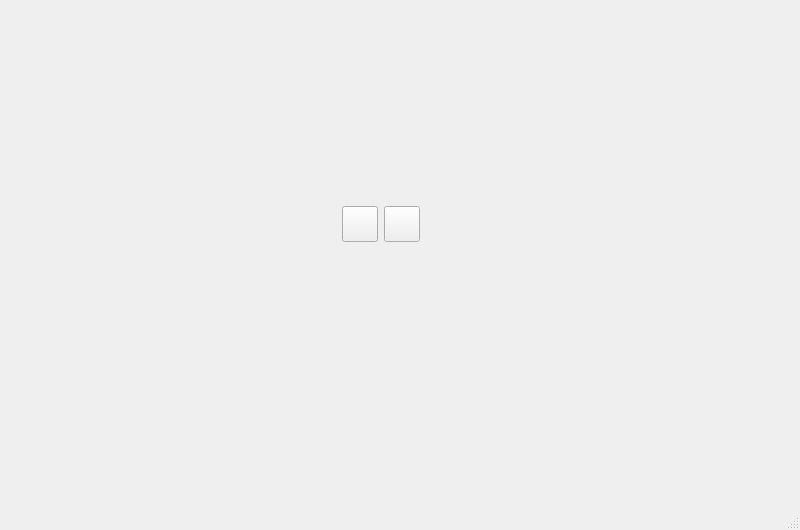
<?xml version="1.0" encoding="UTF-8"?>
<ui version="4.0">
 <class>MainWindow</class>
 <widget class="QMainWindow" name="MainWindow">
  <property name="geometry">
   <rect>
    <x>0</x>
    <y>0</y>
    <width>800</width>
    <height>530</height>
   </rect>
  </property>
  <property name="windowTitle">
   <string>MainWindow</string>
  </property>
  <widget class="QWidget" name="centralwidget">
   <widget class="QWidget" name="horizontalLayoutWidget">
    <property name="geometry">
     <rect>
      <x>0</x>
      <y>0</y>
      <width>762</width>
      <height>449</height>
     </rect>
    </property>
    <layout class="QHBoxLayout" name="horizontalLayout_3">
     <item>
      <spacer name="horizontalSpacer">
       <property name="orientation">
        <enum>Qt::Horizontal</enum>
       </property>
       <property name="sizeHint" stdset="0">
        <size>
         <width>40</width>
         <height>20</height>
        </size>
       </property>
      </spacer>
     </item>
     <item>
      <widget class="QWidget" name="widget_2" native="true">
       <layout class="QHBoxLayout" name="horizontalLayout_4">
        <item>
         <widget class="QPushButton" name="pushButton">
          <property name="minimumSize">
           <size>
            <width>36</width>
            <height>36</height>
           </size>
          </property>
          <property name="maximumSize">
           <size>
            <width>36</width>
            <height>36</height>
           </size>
          </property>
          <property name="text">
           <string/>
          </property>
          <property name="icon">
           <iconset resource="../resource.qrc">
            <normaloff>:/icon/resources/icon/pen.svg</normaloff>:/icon/resources/icon/pen.svg</iconset>
          </property>
          <property name="iconSize">
           <size>
            <width>24</width>
            <height>24</height>
           </size>
          </property>
         </widget>
        </item>
        <item>
         <widget class="QPushButton" name="pushButton_2">
          <property name="minimumSize">
           <size>
            <width>36</width>
            <height>36</height>
           </size>
          </property>
          <property name="maximumSize">
           <size>
            <width>36</width>
            <height>36</height>
           </size>
          </property>
          <property name="text">
           <string/>
          </property>
          <property name="icon">
           <iconset resource="../resource.qrc">
            <normaloff>:/icon/resources/icon/red-delete-10433.svg</normaloff>:/icon/resources/icon/red-delete-10433.svg</iconset>
          </property>
          <property name="iconSize">
           <size>
            <width>24</width>
            <height>24</height>
           </size>
          </property>
         </widget>
        </item>
       </layout>
      </widget>
     </item>
     <item>
      <spacer name="horizontalSpacer_2">
       <property name="orientation">
        <enum>Qt::Horizontal</enum>
       </property>
       <property name="sizeHint" stdset="0">
        <size>
         <width>40</width>
         <height>20</height>
        </size>
       </property>
      </spacer>
     </item>
    </layout>
   </widget>
  </widget>
  <widget class="QMenuBar" name="menubar">
   <property name="geometry">
    <rect>
     <x>0</x>
     <y>0</y>
     <width>800</width>
     <height>22</height>
    </rect>
   </property>
  </widget>
  <widget class="QStatusBar" name="statusbar"/>
 </widget>
 <resources>
  <include location="../resource.qrc"/>
 </resources>
 <connections/>
</ui>
